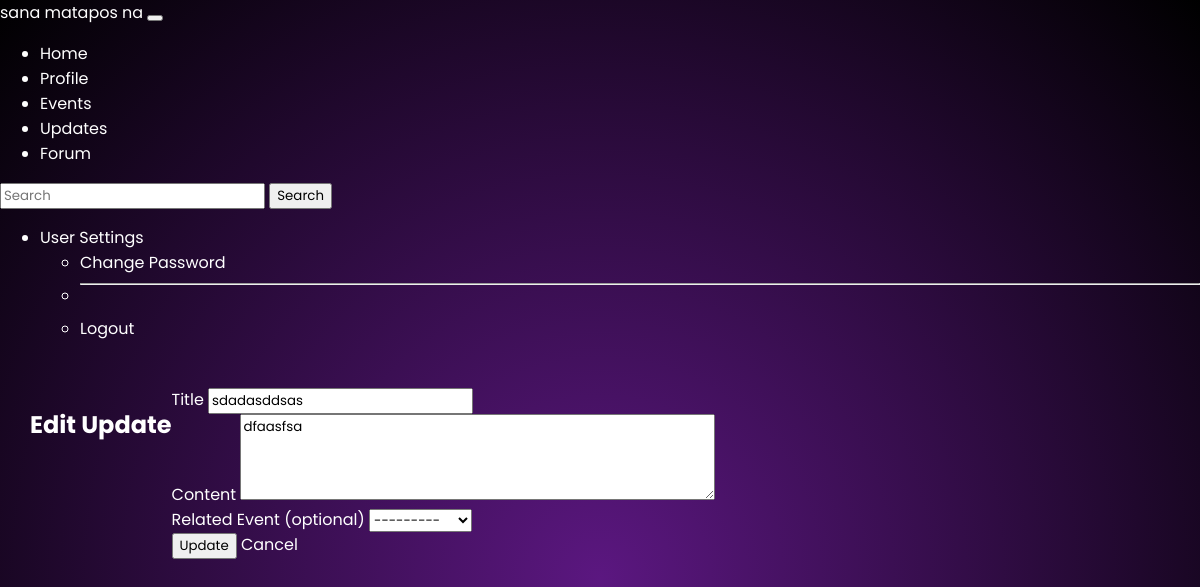
/admin-panel/updates/edit/2/ (signed in), run on the app's committed database.
### core/models.py (models this page shows, shortened)
class Updates(models.Model):
    title = models.CharField(max_length=200)
    content = models.TextField()
    date_posted = models.DateTimeField(auto_now_add=True)
    related_event = models.ForeignKey(Event, on_delete=models.SET_NULL, null=True, blank=True)

### core/views.py (the view)
# urls.py: path('admin-panel/updates/edit/<int:update_id>/', views.admin_updates_edit, name='admin_updates_edit'),
@login_required
@user_passes_test(is_admin)
def admin_updates_edit(request, update_id):
    update = get_object_or_404(Updates, pk=update_id)
    if request.method == 'POST':
        form = UpdatesForm(request.POST, instance=update)
        if form.is_valid():
            form.save()
            return redirect('admin_updates_list')
    else:
        form = UpdatesForm(instance=update)
    return render(request, 'admin_panel/updates_form.html', {'form': form, 'is_edit': True})

### core/forms.py
class UpdatesForm(forms.ModelForm):
    class Meta:
        model = Updates
        fields = ['title', 'content', 'related_event']
        widgets = {
            'content': forms.Textarea(attrs={'rows': 4}),
        }

### core/models.py (called while the page is built)
    def __str__(self):
        return self.title

### core/views.py (called while the page is built)
def is_admin(user):
    return user.is_staff or user.is_superuser

### core/templates/admin_panel/updates_form.html (shortened to what this page needs)
{% extends 'base.html' %}
{% block content %}
<h2>{{ is_edit|yesno:"Edit Update,Add New Update" }}</h2>
<form method="post">
    <div class="form-group mb-3">
        <label for="id_title">Title</label>
        {{ form.title }}
    </div>
    <div class="form-group mb-3">
        <label for="id_content">Content</label>
        {{ form.content }}
    </div>
    <div class="form-group mb-3">
        <label for="id_related_event">Related Event (optional)</label>
        {{ form.related_event }}
    </div>
    <button type="submit" class="btn btn-success">{{ is_edit|yesno:"Update,Create" }}</button>
    <a href="{% url 'admin_updates_list' %}" class="btn btn-secondary">Cancel</a>
</form>
{% endblock %}

### core/static/css/style.css (style rules this page uses)
body { margin: 0; padding: 0; font-family: 'Poppins', sans-serif; background: radial-gradient(circle, #5b1780, #000000); color: white; }

### core/static/css/events.css (style rules this page uses)
* { box-sizing: border-box; font-family: 'Poppins', sans-serif; }
body { margin: 0; padding: 0; background: radial-gradient(circle, #5b1780, #000000); color: white; }
a { text-decoration: none; color: inherit; }

### data on the page
Updates: title "sdadasddsas", content "dfaasfsa", related_event "---------"

### other printed values
{{ is_edit|yesno:"Edit Update,Add New Update" }} "Edit Update"
{{ is_edit|yesno:"Update,Create" }} "Update"
